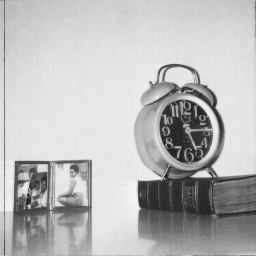
%> input picture Images/alarm_clock_test.png, 256 x 256 px
$ octave --eval "result = imagePreProcessing;"   (GNU Octave 9; MATLAB toolbox functions it lacks are replaced by stand-ins)
%> lines starting %> are read from the running program, lines starting %| are printed output that depends on the picture; in (x1, y1, x2, y2) boxes, pixels count from 0 and x2, y2 are one past the last pixel; in counts of white or black regions, pixels touching at a corner belong together; the program's own positions count from 1
function [ Memory_Img, Test_Img ] = imagePreProcessing( )
%Does the preprocessing on input images. PreProcessing involves performing
%filtering on the image and later doing edge detection on it.

Read_Memory_Img = imread('alarm_clock_test.png');
%> Read_Memory_Img is the input picture: size 256x256 uint8; min 32, max 246, mean 186

%Read_Memory_Img = scaleImg(Read_Memory_Img, 100, 100);

Read_Test_Img = imread('alarm_clock_double_bell.jpg');
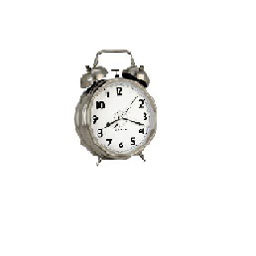
%> input picture Images/alarm_clock_double_bell.jpg, 256 x 256 px
%> Read_Test_Img is the input picture: size 256x256x3 uint8; mean R, G, B 246.6, 246.4, 245.7

%Read_Test_Img = scaleImg(Read_Test_Img, 100, 100);
Memory_Img_gray = Read_Memory_Img;
%Memory_Img_gray = rgb2gray(Read_Memory_Img);
Test_Img_gray = rgb2gray(Read_Test_Img);
% [10 lines of commented-out code are left out]

[~, Thresh] = edge(Memory_Img_gray, 'prewitt');
%> Thresh = 0.115
Memory_Img_BW = edge(Memory_Img_gray, 'prewitt', Thresh*0.5);
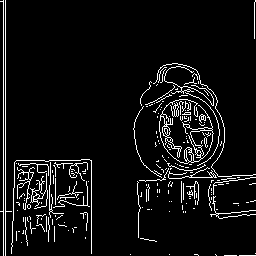
%> Memory_Img_BW: size 256x256 logical; 6.4% white in thin lines or dots

se90 = strel('line', 3, 90);
se0 = strel('line', 3, 0);

Memory_Img_dilate = imdilate(Memory_Img_BW, [se90 se0]);
%> Memory_Img_dilate: size 256x256 logical; 20.4% white; 26 white regions (13 under 20 px), largest, box (x1, y1, x2, y2) and area: (132, 62, 256, 243) 7433, (0, 0, 93, 256) 5256, (253, 0, 256, 40) 119

Memory_Img_Fill = imfill(Memory_Img_dilate, 'holes');
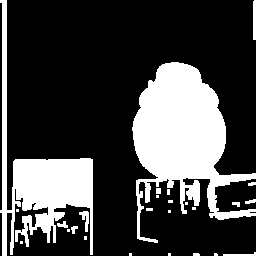
%> Memory_Img_Fill: size 256x256 logical; 26.5% white; 26 white regions (13 under 20 px), largest, box (x1, y1, x2, y2) and area: (132, 62, 256, 243) 10437, (0, 0, 93, 256) 6241, (253, 0, 256, 40) 119

%Memory_Img_Border = imclearborder(Memory_Img_Fill, 4);

seD = strel('diamond',1);
Memory_Img_Final = imerode(Memory_Img_Fill,seD);
%> Memory_Img_Final: size 256x256 logical; 22.3% white; 27 white regions (22 under 20 px), largest, box (x1, y1, x2, y2) and area: (133, 63, 256, 242) 9437, (0, 0, 92, 256) 4917, (254, 0, 256, 39) 77, (80, 212, 88, 231) 43, (224, 253, 256, 256) 35
Memory_Img_Erode = imerode(Memory_Img_Final,seD);
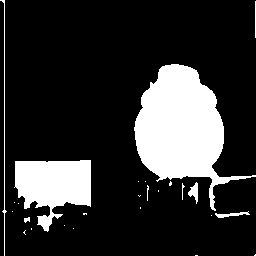
%> Memory_Img_Erode: size 256x256 logical; 19% white; 26 white regions (18 under 20 px), largest, box (x1, y1, x2, y2) and area: (134, 64, 256, 211) 8299, (14, 160, 91, 232) 3507, (0, 0, 7, 256) 271
%Memory_Img_Erode = imclearborder(Memory_Img_Erode, 6);
BWoutline = edge(Memory_Img_Erode);
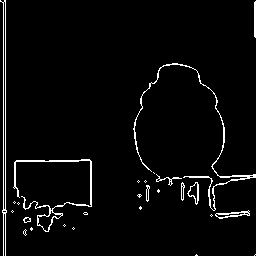
%> BWoutline: size 256x256 logical; 3.4% white in thin lines or dots
Memory_Img = logical(zeros(256, 256));
Memory_Img(BWoutline) = 1;

% [8 lines of commented-out code are left out]

[~, Thresh] = edge(Test_Img_gray, 'prewitt');
%> Thresh = 0.101
Test_Img_BW = edge(Test_Img_gray, 'prewitt', Thresh*0.5);
%> Test_Img_BW: size 256x256 logical; 2.7% white in thin lines or dots, all inside (x1, y1, x2, y2) = (74, 49, 157, 167)

se90 = strel('line', 3, 90);
se0 = strel('line', 3, 0);

Test_Img_dilate = imdilate(Test_Img_BW, [se90 se0]);
%> Test_Img_dilate: size 256x256 logical; 8.5% white; 2 white regions (1 under 20 px), largest, box (x1, y1, x2, y2) and area: (73, 48, 158, 168) 5537

Test_Img_Fill = imfill(Test_Img_dilate, 'holes');
%> Test_Img_Fill: size 256x256 logical; 11.8% white; 1 white region, box (x1, y1, x2, y2) and area: (73, 48, 158, 168) 7710

%Test_Img_Border = imclearborder(Test_Img_Fill, 4);

seD = strel('diamond',1);
Test_Img_Final = imerode(Test_Img_Fill,seD);
%> Test_Img_Final: size 256x256 logical; 11.2% white; 1 white region, box (x1, y1, x2, y2) and area: (74, 49, 157, 167) 7362
Test_Img_Erode = imerode(Test_Img_Final,seD);
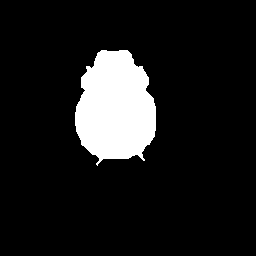
%> Test_Img_Erode: size 256x256 logical; 10.7% white; 1 white region, box (x1, y1, x2, y2) and area: (75, 50, 156, 166) 7025

BWoutline = edge(Test_Img_Erode);
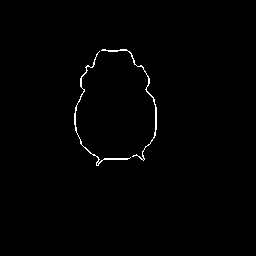
%> BWoutline: size 256x256 logical; 0.77% white in thin lines or dots, all inside (x1, y1, x2, y2) = (74, 49, 157, 166)
Test_Img = logical(zeros(256, 256));
Test_Img(BWoutline) = 1;

% [7 lines of commented-out code are left out]
figure(1);
imshow(Memory_Img_Erode);

figure(2);
imshow(Test_Img);

%figure(3);
%imshow(blurredImage);
end
